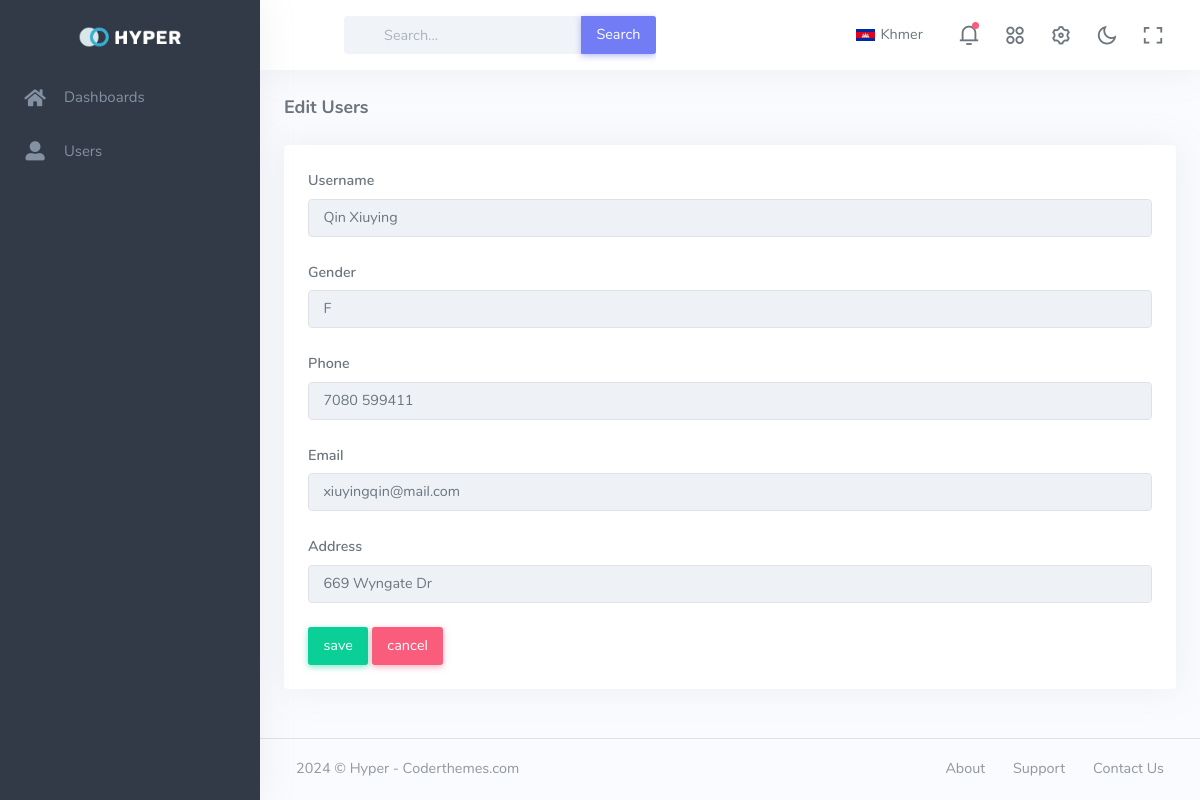
The page /edit_user/10 on the database its author committed.
### tables this page shows
CREATE TABLE students (
            id INTEGER PRIMARY KEY AUTOINCREMENT,
            name TEXT NOT NULL,
            gender TEXT NOT NULL,
            phone TEXT NOT NULL,
            email TEXT NOT NULL,
            address TEXT NOT NULL
        );

### app.py (the view, shortened to what this page needs)
@app.route('/edit_user/<int:user_id>', methods=['GET', 'POST'])
def edit_user(user_id):
    conn = get_db_connection()
    student = conn.execute('SELECT * FROM students WHERE id = ?', (user_id,)).fetchone()
    conn.close()
    return render_template('layout/edit_user.html', data=student)

### app.py (called while the page is built)
def get_db_connection():
    conn = sqlite3.connect('SQLiteDB.sqlite3')
    conn.row_factory = sqlite3.Row
    return conn

### templates/layout/edit_user.html (shortened to what this page needs)
{% extends 'master.html' %}
{% block content %}
    <div class="row">
        <div class="col-12">
            <div class="page-title-box">
                <h4 class="page-title">Edit Users</h4>
            </div>
        </div>
    </div>
    <div class="card">
        <div class="card-body">
            <form class="needs-validation" novalidate method="post">
                <div class="mb-3">
                    <label class="form-label" for="validationCustom01">Username</label>
                    <input type="text" class="form-control bg-light" id="name" name="name" placeholder="Username"
                           value="{{ data['name'] }}">
                </div>
                <div class="mb-3">
                    <label class="form-label" for="validationCustom02">Gender</label>
                    <input type="text" class="form-control bg-light" id="gender" name="gender" placeholder="Gender"
                           value="{{ data['gender'] }}">
                </div>
                <div class="mb-3">
                    <label class="form-label" for="validationCustom03">Phone</label>
                    <input type="text" class="form-control bg-light" id="phone" name="phone" placeholder="Phone"
                           value="{{ data['phone'] }}">
                </div>
                <div class="mb-3">
                    <label class="form-label" for="validationCustom04">Email</label>
                    <input type="text" class="form-control bg-light" id="email" name="email" placeholder="E-mail"
                           value="{{ data['email'] }}">
                </div>
                <div class="mb-3">
                    <label class="form-label" for="validationCustom05">Address</label>
                    <input type="text" class="form-control bg-light" id="address" name="address" placeholder="Address"
                           value="{{ data['address'] }}">
                </div>
                <div class="row">
                <div class="col-12">
                    <a href="/">
                        <button class="btn btn-success" type="submit">save</button>
                    </a>
                    <a href="{{ url_for('users') }}">
                        <button class="btn btn-danger" type="#">cancel</button>
                    </a>
                </div>
            </div>
            </form>
        </div>
    </div>
{% endblock %}

### rows shown on the page
students: name "Qin Xiuying", gender "F", phone "7080 599411", email "xiuyingqin@mail.com", address "669 Wyngate Dr"
